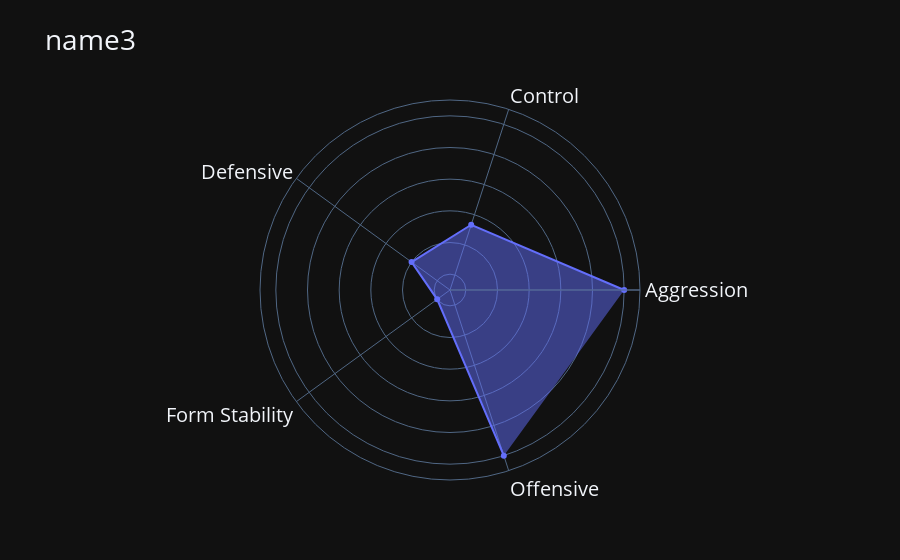

Source (notebook cell):
### Code cell
# pd.DataFrame(test.loc['name1'])
radar_capability(feature_list, test_scaled.loc['name3'], "name3")

### Figure 1 — Plotly figure (JSON) as saved in the notebook; plotly's stock layout.template omitted (floating-point values rounded to 4 significant figures)
{"data": [{"fill": "toself", "name": "name3", "r": [1, 0.3333, 0.2, 0, 1], "theta": ["Aggression", "Control", "Defensive", "Form Stability", "Offensive"], "type": "scatterpolar"}], "layout": {"font": {"size": 20}, "polar": {"radialaxis": {"range": [-0.1, 1.1], "showticklabels": false, "ticks": ""}}, "title": {"text": "name3"}}}
